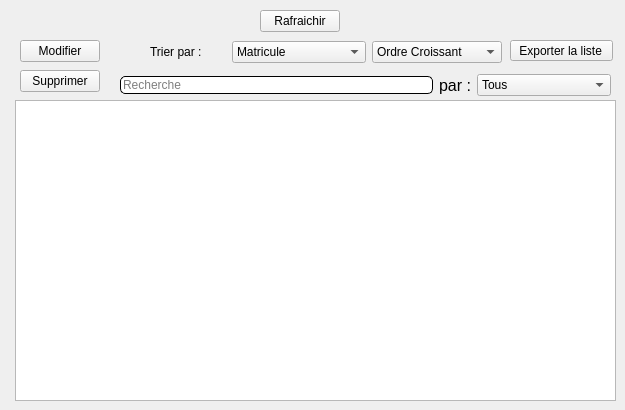
        <widget class="QWidget" name="tab">
         <property name="styleSheet">
          <string notr="true"/>
         </property>
         <attribute name="icon">
          <iconset resource="images.qrc">
           <normaloff>:/profile.png</normaloff>:/profile.png</iconset>
         </attribute>
         <attribute name="title">
          <string>Liste des utilisateurs</string>
         </attribute>
         <widget class="QTableView" name="table_users">
          <property name="geometry">
           <rect>
            <x>15</x>
            <y>100</y>
            <width>601</width>
            <height>301</height>
           </rect>
          </property>
          <property name="styleSheet">
           <string notr="true"/>
          </property>
          <property name="sizeAdjustPolicy">
           <enum>QAbstractScrollArea::AdjustIgnored</enum>
          </property>
          <property name="alternatingRowColors">
           <bool>true</bool>
          </property>
          <property name="selectionBehavior">
           <enum>QAbstractItemView::SelectRows</enum>
          </property>
          <property name="sortingEnabled">
           <bool>true</bool>
          </property>
          <property name="cornerButtonEnabled">
           <bool>true</bool>
          </property>
         </widget>
         <widget class="QPushButton" name="btn_supprimer">
          <property name="geometry">
           <rect>
            <x>20</x>
            <y>70</y>
            <width>80</width>
            <height>22</height>
           </rect>
          </property>
          <property name="styleSheet">
           <string notr="true">QPushButton:hover
{
	border-bottom: 5px solid rgb(159, 42, 54);
	background-color: #f45;
}

QPushButton:pressed
{
	border-bottom: none;
}
</string>
          </property>
          <property name="text">
           <string>Supprimer</string>
          </property>
         </widget>
         <widget class="QPushButton" name="btn_modifier">
          <property name="geometry">
           <rect>
            <x>20</x>
            <y>40</y>
            <width>80</width>
            <height>22</height>
           </rect>
          </property>
          <property name="styleSheet">
           <string notr="true">QPushButton:hover
{
	background-color: rgb(76, 153, 229);
}</string>
          </property>
          <property name="text">
           <string>Modifier</string>
          </property>
         </widget>
         <widget class="QPushButton" name="pushButton_8">
          <property name="geometry">
           <rect>
            <x>510</x>
            <y>40</y>
            <width>103</width>
            <height>21</height>
           </rect>
          </property>
          <property name="styleSheet">
           <string notr="true">padding-left: 5px;</string>
          </property>
          <property name="text">
           <string>Exporter la liste  </string>
          </property>
          <property name="icon">
           <iconset>
            <normaloff>:/file_download-512.png</normaloff>:/file_download-512.png</iconset>
          </property>
         </widget>
         <widget class="QWidget" name="layoutWidget">
          <property name="geometry">
           <rect>
            <x>120</x>
            <y>70</y>
            <width>491</width>
            <height>31</height>
           </rect>
          </property>
          <layout class="QHBoxLayout" name="horizontalLayout">
           <item>
            <widget class="QLineEdit" name="searchUser">
             <property name="styleSheet">
              <string notr="true">QLineEdit
{
	border: 1px solid black;
	Background-color: #fff;
	border-radius: 5px;
	padding-left: 0px;
	padding-right: 7px;
}

QLineEdit:hover{
	border: 2px solid rgb(150, 170, 250);
	color: rgb(84, 0, 0);
}

QLineEdit:focus{
	border: 2px solid rgb(100, 170, 255);
	color: rgb(84, 0, 0);
}
</string>
             </property>
             <property name="inputMask">
              <string/>
             </property>
             <property name="text">
              <string/>
             </property>
             <property name="placeholderText">
              <string>Recherche</string>
             </property>
             <property name="clearButtonEnabled">
              <bool>true</bool>
             </property>
            </widget>
           </item>
           <item>
            <widget class="QLabel" name="label_10">
             <property name="font">
              <font>
               <pointsize>12</pointsize>
              </font>
             </property>
             <property name="text">
              <string>par :</string>
             </property>
            </widget>
           </item>
           <item>
            <widget class="QComboBox" name="choix_recherche">
             <item>
              <property name="text">
               <string>Tous</string>
              </property>
             </item>
             <item>
              <property name="text">
               <string>Matricule</string>
              </property>
             </item>
             <item>
              <property name="text">
               <string>Nom</string>
              </property>
             </item>
             <item>
              <property name="text">
               <string>Prenom</string>
              </property>
             </item>
             <item>
              <property name="text">
               <string>Login</string>
              </property>
             </item>
             <item>
              <property name="text">
               <string>Password</string>
              </property>
             </item>
             <item>
              <property name="text">
               <string>Date de Naissance</string>
              </property>
             </item>
             <item>
              <property name="text">
               <string>Mail</string>
              </property>
             </item>
             <item>
              <property name="text">
               <string>Poste</string>
              </property>
             </item>
             <item>
              <property name="text">
               <string>Grade</string>
              </property>
             </item>
             <item>
              <property name="text">
               <string>Nom du Père</string>
              </property>
             </item>
             <item>
              <property name="text">
               <string>Nom de la Mère</string>
              </property>
             </item>
            </widget>
           </item>
          </layout>
         </widget>
         <widget class="QPushButton" name="btn_rafraichir">
          <property name="geometry">
           <rect>
            <x>260</x>
            <y>10</y>
            <width>80</width>
            <height>22</height>
           </rect>
          </property>
          <property name="styleSheet">
           <string notr="true"/>
          </property>
          <property name="text">
           <string>Rafraichir</string>
          </property>
          <property name="icon">
           <iconset resource="images.qrc">
            <normaloff>:/view-refresh-4.png</normaloff>:/view-refresh-4.png</iconset>
          </property>
         </widget>
         <widget class="QWidget" name="layoutWidget">
          <property name="geometry">
           <rect>
            <x>150</x>
            <y>40</y>
            <width>352</width>
            <height>24</height>
           </rect>
          </property>
          <layout class="QHBoxLayout" name="horizontalLayout_6">
           <item>
            <widget class="QLabel" name="label_44">
             <property name="text">
              <string>Trier par :  </string>
             </property>
            </widget>
           </item>
           <item>
            <widget class="QComboBox" name="trie_critere">
             <item>
              <property name="text">
               <string>Matricule</string>
              </property>
             </item>
             <item>
              <property name="text">
               <string>Nom</string>
              </property>
             </item>
             <item>
              <property name="text">
               <string>Prenom</string>
              </property>
             </item>
             <item>
              <property name="text">
               <string>Login</string>
              </property>
             </item>
             <item>
              <property name="text">
               <string>Password</string>
              </property>
             </item>
             <item>
              <property name="text">
               <string>Date de Naissance</string>
              </property>
             </item>
             <item>
              <property name="text">
               <string>Mail</string>
              </property>
             </item>
             <item>
              <property name="text">
               <string>Poste</string>
              </property>
             </item>
             <item>
              <property name="text">
               <string>Grade</string>
              </property>
             </item>
             <item>
              <property name="text">
               <string>Nom du Père</string>
              </property>
             </item>
             <item>
              <property name="text">
               <string>Nom de la Mère</string>
              </property>
             </item>
            </widget>
           </item>
           <item>
            <widget class="QComboBox" name="trie_ordre">
             <item>
              <property name="text">
               <string>Ordre Croissant</string>
              </property>
             </item>
             <item>
              <property name="text">
               <string>Ordre Décroissant</string>
              </property>
             </item>
            </widget>
           </item>
          </layout>
         </widget>
        </widget>
